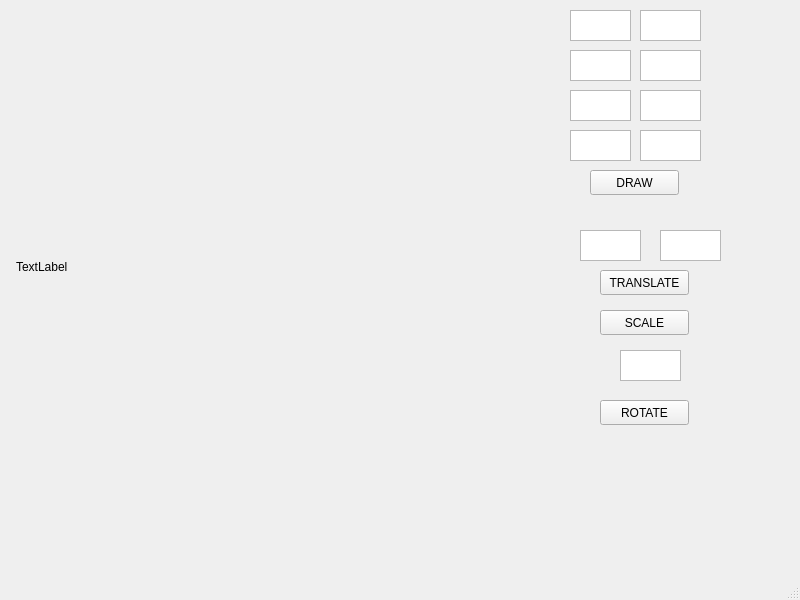
<?xml version="1.0" encoding="UTF-8"?>
<ui version="4.0">
 <class>MainWindow</class>
 <widget class="QMainWindow" name="MainWindow">
  <property name="geometry">
   <rect>
    <x>0</x>
    <y>0</y>
    <width>800</width>
    <height>600</height>
   </rect>
  </property>
  <property name="windowTitle">
   <string>MainWindow</string>
  </property>
  <widget class="QWidget" name="centralwidget">
   <widget class="QLabel" name="label">
    <property name="geometry">
     <rect>
      <x>16</x>
      <y>6</y>
      <width>521</width>
      <height>521</height>
     </rect>
    </property>
    <property name="text">
     <string>TextLabel</string>
    </property>
   </widget>
   <widget class="QTextEdit" name="textEdit">
    <property name="geometry">
     <rect>
      <x>570</x>
      <y>10</y>
      <width>61</width>
      <height>31</height>
     </rect>
    </property>
   </widget>
   <widget class="QTextEdit" name="textEdit_2">
    <property name="geometry">
     <rect>
      <x>640</x>
      <y>10</y>
      <width>61</width>
      <height>31</height>
     </rect>
    </property>
   </widget>
   <widget class="QTextEdit" name="textEdit_3">
    <property name="geometry">
     <rect>
      <x>570</x>
      <y>50</y>
      <width>61</width>
      <height>31</height>
     </rect>
    </property>
   </widget>
   <widget class="QTextEdit" name="textEdit_4">
    <property name="geometry">
     <rect>
      <x>640</x>
      <y>50</y>
      <width>61</width>
      <height>31</height>
     </rect>
    </property>
   </widget>
   <widget class="QTextEdit" name="textEdit_5">
    <property name="geometry">
     <rect>
      <x>570</x>
      <y>90</y>
      <width>61</width>
      <height>31</height>
     </rect>
    </property>
   </widget>
   <widget class="QTextEdit" name="textEdit_6">
    <property name="geometry">
     <rect>
      <x>640</x>
      <y>90</y>
      <width>61</width>
      <height>31</height>
     </rect>
    </property>
   </widget>
   <widget class="QPushButton" name="DRAW">
    <property name="geometry">
     <rect>
      <x>590</x>
      <y>170</y>
      <width>89</width>
      <height>25</height>
     </rect>
    </property>
    <property name="text">
     <string>DRAW</string>
    </property>
   </widget>
   <widget class="QTextEdit" name="textEdit_7">
    <property name="geometry">
     <rect>
      <x>570</x>
      <y>130</y>
      <width>61</width>
      <height>31</height>
     </rect>
    </property>
   </widget>
   <widget class="QTextEdit" name="textEdit_8">
    <property name="geometry">
     <rect>
      <x>640</x>
      <y>130</y>
      <width>61</width>
      <height>31</height>
     </rect>
    </property>
   </widget>
   <widget class="QTextEdit" name="textEdit_9">
    <property name="geometry">
     <rect>
      <x>580</x>
      <y>230</y>
      <width>61</width>
      <height>31</height>
     </rect>
    </property>
   </widget>
   <widget class="QTextEdit" name="textEdit_10">
    <property name="geometry">
     <rect>
      <x>660</x>
      <y>230</y>
      <width>61</width>
      <height>31</height>
     </rect>
    </property>
   </widget>
   <widget class="QTextEdit" name="textEdit_11">
    <property name="geometry">
     <rect>
      <x>620</x>
      <y>350</y>
      <width>61</width>
      <height>31</height>
     </rect>
    </property>
   </widget>
   <widget class="QPushButton" name="Translate">
    <property name="geometry">
     <rect>
      <x>600</x>
      <y>270</y>
      <width>89</width>
      <height>25</height>
     </rect>
    </property>
    <property name="text">
     <string>TRANSLATE</string>
    </property>
   </widget>
   <widget class="QPushButton" name="Scale">
    <property name="geometry">
     <rect>
      <x>600</x>
      <y>310</y>
      <width>89</width>
      <height>25</height>
     </rect>
    </property>
    <property name="text">
     <string>SCALE</string>
    </property>
   </widget>
   <widget class="QPushButton" name="Rotate">
    <property name="geometry">
     <rect>
      <x>600</x>
      <y>400</y>
      <width>89</width>
      <height>25</height>
     </rect>
    </property>
    <property name="text">
     <string>ROTATE</string>
    </property>
   </widget>
  </widget>
  <widget class="QMenuBar" name="menubar">
   <property name="geometry">
    <rect>
     <x>0</x>
     <y>0</y>
     <width>800</width>
     <height>22</height>
    </rect>
   </property>
  </widget>
  <widget class="QStatusBar" name="statusbar"/>
 </widget>
 <resources/>
 <connections/>
</ui>
